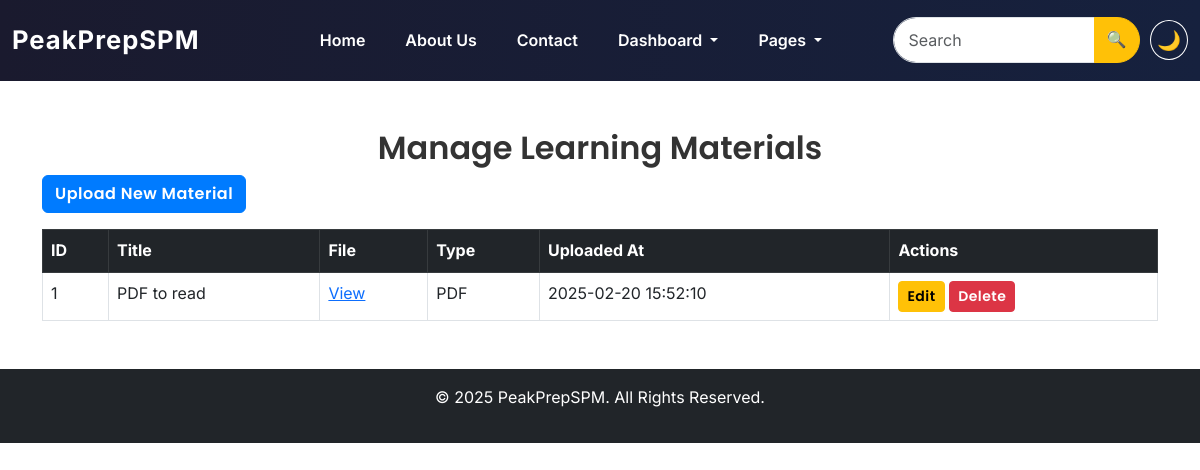
The page /pages/manage_materials.php (signed in) on the database its author committed.
### tables this page shows
CREATE TABLE `learning_materials` (
  `id` int(11) NOT NULL,
  `title` varchar(255) NOT NULL,
  `file_path` varchar(255) NOT NULL,
  `file_type` varchar(20) NOT NULL,
  `uploaded_by` int(11) NOT NULL,
  `uploaded_at` timestamp NOT NULL DEFAULT current_timestamp()
);

### pages/manage_materials.php (the view, shortened to what this page needs)
<?php
include '../includes/header.php';
include '../includes/db.php';
$teacher_id = $_SESSION['user_id'];
$materialsQuery = "SELECT id, title, file_path, file_type, uploaded_at FROM learning_materials WHERE uploaded_by = ?";
$stmt = $conn->prepare($materialsQuery);
$stmt->bind_param("i", $teacher_id);
$stmt->execute();
$materials = $stmt->get_result();
?>
<div class="container mt-5">
    <h2 class="text-center">Manage Learning Materials</h2>
    <a href="upload_material.php" class="btn btn-primary mb-3">Upload New Material</a>
    <table class="table table-bordered">
        <thead class="table-dark">
            <tr>
                <th>ID</th>
                <th>Title</th>
                <th>File</th>
                <th>Type</th>
                <th>Uploaded At</th>
                <th>Actions</th>
            </tr>
        </thead>
        <tbody>
            <?php while ($material = $materials->fetch_assoc()): ?>
            <tr>
                <td><?php echo $material['id']; ?></td>
                <td><?php echo htmlspecialchars($material['title']); ?></td>
                <td>
                    <a href="<?php echo BASE_URL . 'uploads/' . $material['file_path']; ?>" target="_blank">
                        View
                    </a>
                </td>
                <td><?php echo strtoupper($material['file_type']); ?></td>
                <td><?php echo $material['uploaded_at']; ?></td>
                <td>
                    <a href="edit_material.php?id=<?php echo $material['id']; ?>" class="btn btn-warning btn-sm">Edit</a>
                    <a href="delete_material.php?id=<?php echo $material['id']; ?>" class="btn btn-danger btn-sm"
                       onclick="return confirm('Are you sure you want to delete this material?');">Delete</a>
                </td>
            </tr>
            <?php endwhile; ?>
        </tbody>
    </table>
</div>
<?php include '../includes/footer.php'; ?>

### assets/css/style.css (style rules this page uses)
body { font-family: 'Inter', sans-serif; font-size: 16px; line-height: 1.6; color: #333; }
h1, h2, h3, h4, h5, h6 { font-family: 'Poppins', sans-serif; font-weight: 600; }
.btn { font-family: 'Poppins', sans-serif; font-weight: 600; letter-spacing: 0.5px; }
.btn { font-weight: 600; }
.btn-primary { background-color: #007bff; border-color: #007bff; transition: 0.3s; }

### rows shown on the page
learning_materials: id "1", title "PDF to read", file_type "PDF", uploaded_at "2025-02-20 15:52:10"
